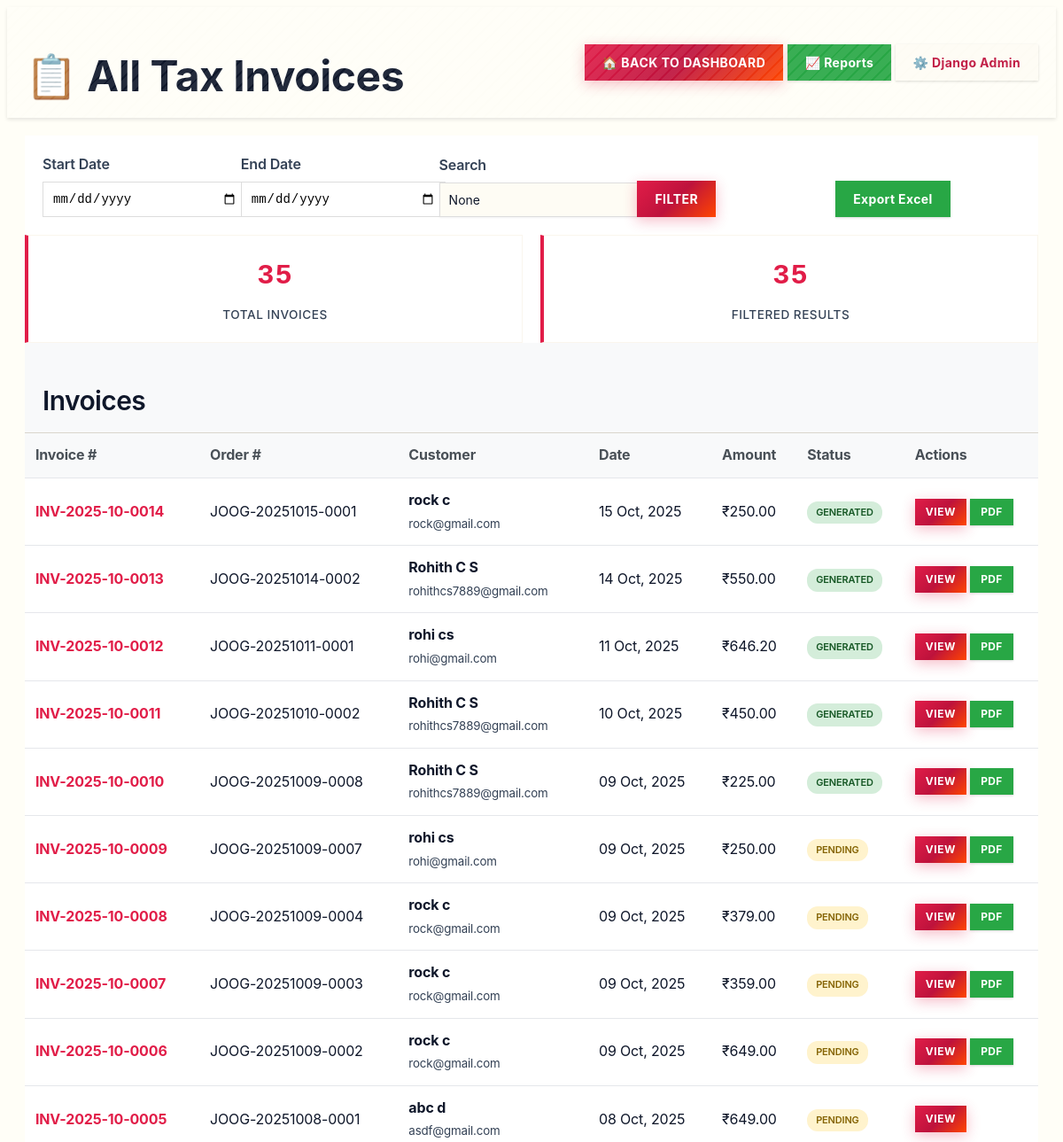
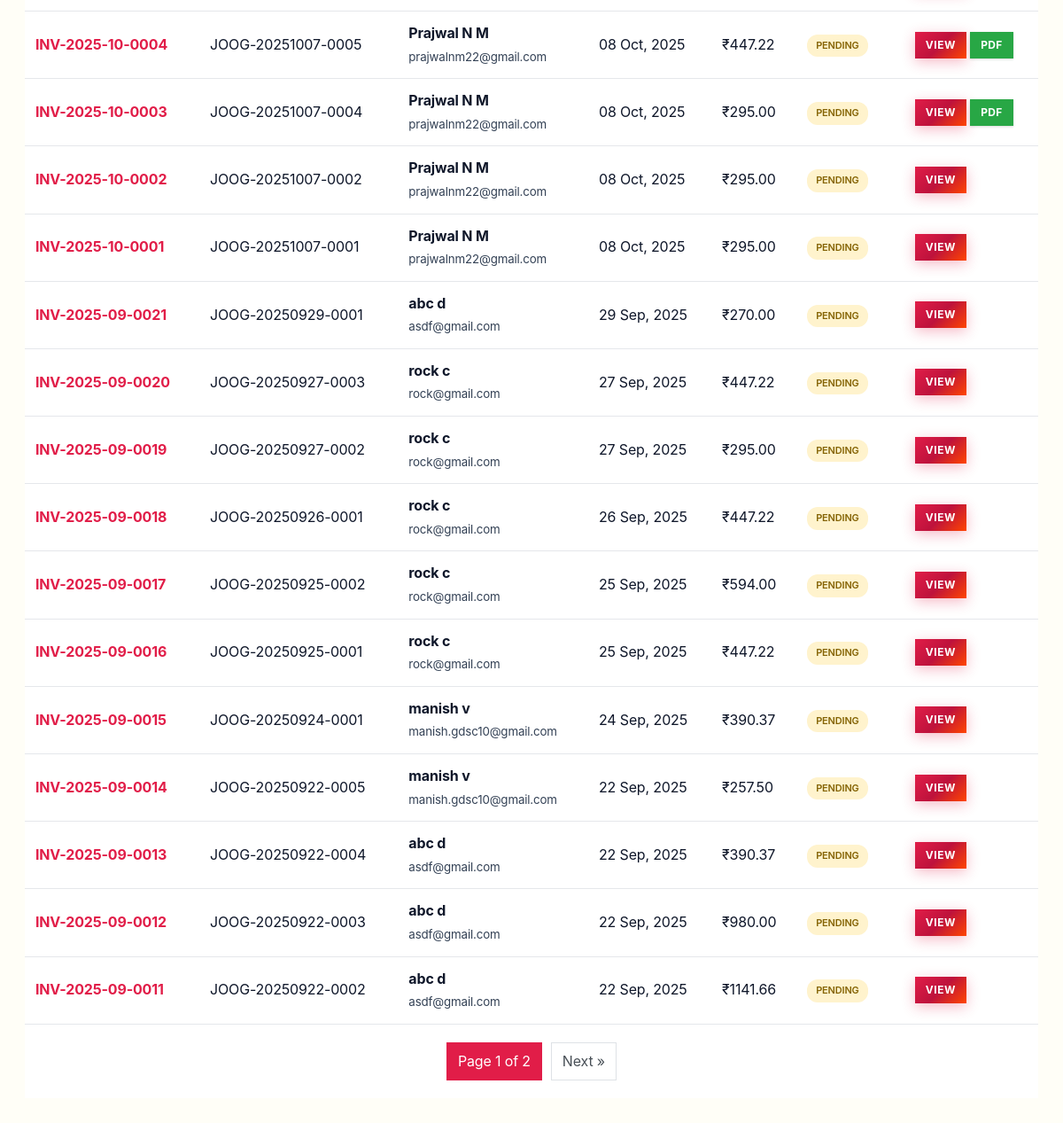
The page /invoices/admin/list/ (signed in) on the database its author committed (2 pictures, top to bottom).
### invoices/models.py (models this page shows, shortened)
class TaxInvoice(models.Model):
    invoice_number = models.CharField(max_length=50, unique=True)
    order = models.OneToOneField(Order, on_delete=models.CASCADE, related_name='tax_invoice')
    invoice_date = models.DateTimeField(auto_now_add=True)
    due_date = models.DateField(null=True, blank=True)
    company_name = models.CharField(max_length=200, default='JOOG')
    company_gstin = models.CharField(max_length=15, default='')
    company_address = models.TextField(default='Your Company Address\nCity, State - Postal Code')
    company_phone = models.CharField(max_length=20, blank=True)
    company_email = models.EmailField(blank=True)
    company_website = models.URLField(blank=True)
    customer_name = models.CharField(max_length=200)
    customer_email = models.EmailField()
    customer_phone = models.CharField(max_length=20, blank=True)
    shipping_address = models.TextField()
    shipping_city = models.CharField(max_length=100)
    shipping_state = models.CharField(max_length=100)
    shipping_postal_code = models.CharField(max_length=20)
    shipping_country = models.CharField(max_length=100)
    subtotal = models.DecimalField(max_digits=10, decimal_places=2, default=0)
    cgst_amount = models.DecimalField(max_digits=10, decimal_places=2, default=0)
    sgst_amount = models.DecimalField(max_digits=10, decimal_places=2, default=0)
    igst_amount = models.DecimalField(max_digits=10, decimal_places=2, default=0)
    total_tax = models.DecimalField(max_digits=10, decimal_places=2, default=0)
    discount_amount = models.DecimalField(max_digits=10, decimal_places=2, default=0)
    final_amount = models.DecimalField(max_digits=10, decimal_places=2, default=0)
    cgst_rate = models.DecimalField(max_digits=5, decimal_places=2, default=Decimal('2.50'))  # 2.5%
    sgst_rate = models.DecimalField(max_digits=5, decimal_places=2, default=Decimal('2.50'))  # 2.5%
    igst_rate = models.DecimalField(max_digits=5, decimal_places=2, default=Decimal('5.00'))  # 5%
    invoice_pdf = models.FileField(upload_to='invoices/', blank=True, null=True)
    is_generated = models.BooleanField(default=False)
    created_at = models.DateTimeField(auto_now_add=True)
    updated_at = models.DateTimeField(auto_now=True)
    class Meta:
        ordering = ['-created_at']

### orders/models.py (models this page shows, shortened)
class Order(models.Model):
    STATUS_CHOICES = [
        ('pending', 'Pending'),
        ('confirmed', 'Confirmed'),
        ('shipped', 'Shipped'),
        ('delivered', 'Delivered'),
        ('cancelled', 'Cancelled'),
    ]
    user = models.ForeignKey(User, on_delete=models.CASCADE, related_name='orders')
    order_number = models.CharField(max_length=25, unique=True)
    status = models.CharField(max_length=20, choices=STATUS_CHOICES, default='pending')
    total_amount = models.DecimalField(max_digits=10, decimal_places=2)
    discount_amount = models.DecimalField(max_digits=10, decimal_places=2, default=0)
    final_amount = models.DecimalField(max_digits=10, decimal_places=2)
    coupon = models.ForeignKey(Coupon, on_delete=models.SET_NULL, null=True, blank=True)
    selected_address = models.ForeignKey('accounts.Address', on_delete=models.SET_NULL, null=True, blank=True, related_name='orders')
    shipping_address = models.TextField()
    shipping_city = models.CharField(max_length=100)
    shipping_state = models.CharField(max_length=100, default='')
    shipping_postal_code = models.CharField(max_length=20)
    shipping_country = models.CharField(max_length=100)
    payment_method = models.CharField(max_length=50, default='phonepe')
    payment_status = models.CharField(max_length=20, default='pending')
    phonepe_merchant_txn_id = models.CharField(max_length=64, blank=True)
    phonepe_txn_id = models.CharField(max_length=128, blank=True)
    phonepe_meta = models.JSONField(null=True, blank=True)
    created_at = models.DateTimeField(auto_now_add=True)
    updated_at = models.DateTimeField(auto_now=True)
    confirmation_email_sent = models.BooleanField(default=False, help_text="Order confirmation email sent")
    confirmation_email_sent_at = models.DateTimeField(null=True, blank=True, help_text="When confirmation email was sent")
    confirmation_email_error = models.TextField(blank=True, help_text="Error message if confirmation email failed")
    invoice_email_sent = models.BooleanField(default=False, help_text="Invoice email sent")
    invoice_email_sent_at = models.DateTimeField(null=True, blank=True, help_text="When invoice email was sent")
    invoice_email_error = models.TextField(blank=True, help_text="Error message if invoice email failed")
    class Meta:
        ordering = ['-created_at']

### invoices/views.py (the view, shortened to what this page needs)
# urls.py: path('admin/list/', views.invoice_list, name='admin_invoice_list'),
@user_passes_test(is_staff_or_superuser)
def invoice_list(request):
    invoices = TaxInvoice.objects.all().select_related('order', 'order__user')
    start_date = request.GET.get('start_date')
    end_date = request.GET.get('end_date')
    if start_date:
        try:
            start_date = datetime.strptime(start_date, '%Y-%m-%d').date()
            invoices = invoices.filter(invoice_date__date__gte=start_date)
        except ValueError:
            messages.error(request, 'Invalid start date format')
    if end_date:
        try:
            end_date = datetime.strptime(end_date, '%Y-%m-%d').date()
            invoices = invoices.filter(invoice_date__date__lte=end_date)
        except ValueError:
            messages.error(request, 'Invalid end date format')
    search = request.GET.get('search')
    paginator = Paginator(invoices, 25)  # 25 invoices per page
    page_number = request.GET.get('page')
    page_obj = paginator.get_page(page_number)
    context = {
        'invoices': page_obj,
        'start_date': start_date,
        'end_date': end_date,
        'search': search,
        'total_count': invoices.count()
    }
    return render(request, 'invoices/invoice_list.html', context)

### invoices/views.py (called while the page is built)
def is_staff_or_superuser(user):
    return user.is_staff or user.is_superuser

### orders/context_processors.py (called while the page is built)
def cart_context(request):
    if request.user.is_authenticated:
        cart, created = Cart.objects.get_or_create(user=request.user)
        return {
            'user_cart': cart,
            'cart_total_items': cart.get_total_items(),
        }
    return {'user_cart': None, 'cart_total_items': 0}

### orders/models.py (called while the page is built)
    def get_total_items(self):
        return sum(item.quantity for item in self.items.all())

### products/context_processors.py (called while the page is built)
def categories(request):
    return {
        'all_categories': Category.objects.all()
    }

### invoices/templates/invoices/invoice_list.html (shortened to what this page needs)
{% load static %}
<!DOCTYPE html>
<html>
<head>
    <link href="{% static 'css/styles.css' %}" rel="stylesheet">
    <link href="{% static 'css/theme.css' %}" rel="stylesheet">
</head>
<body>
<div class="header brand-stripes">
        <div class="header-content">
            <h1>📋 All Tax Invoices</h1>
            <div class="nav-buttons">
                <a href="{% url 'invoices:admin_dashboard' %}" class="btn btn-primary">🏠 Back to Dashboard</a>
                <a href="{% url 'invoices:reports_dashboard' %}" class="btn btn-success">📈 Reports</a>
                <a href="{% url 'admin:index' %}" class="btn btn-secondary">⚙️ Django Admin</a>
            </div>
        </div>
    </div>
    <div class="container">
        <div class="filters">
            <form method="get">
                <div class="filters-row">
                    <div class="filter-group">
                        <label for="start_date">Start Date</label>
                        <input type="date" id="start_date" name="start_date" value="{{ start_date|date:'Y-m-d' }}">
                    </div>
                    <div class="filter-group">
                        <label for="end_date">End Date</label>
                        <input type="date" id="end_date" name="end_date" value="{{ end_date|date:'Y-m-d' }}">
                    </div>
                    <div class="filter-group">
                        <label for="search">Search</label>
                        <input type="text" id="search" name="search" placeholder="Invoice number, customer name..." value="{{ search }}">
                    </div>
                    <div class="filter-group">
                        <button type="submit" class="btn btn-primary">Filter</button>
                    </div>
                    <div class="filter-group">
                        <a href="{% url 'invoices:export_excel' %}{% if request.GET.urlencode %}?{{ request.GET.urlencode }}{% endif %}" class="btn btn-success">
                            Export Excel
                        </a>
                    </div>
                </div>
            </form>
        </div>
        <div class="stats">
            <div class="stats-grid">
                <div class="stat-card">
                    <div class="stat-number">{{ total_count }}</div>
                    <div class="stat-label">Total Invoices</div>
                </div>
                <div class="stat-card">
                    <div class="stat-number">{{ invoices.paginator.count }}</div>
                    <div class="stat-label">Filtered Results</div>
                </div>
            </div>
        </div>
        <div class="invoices-table">
            <div class="table-header">
                <h3>Invoices</h3>
            </div>
            {% if invoices %}
            <table>
                <thead>
                    <tr>
                        <th>Invoice #</th>
                        <th>Order #</th>
                        <th>Customer</th>
                        <th>Date</th>
                        <th>Amount</th>
                        <th>Status</th>
                        <th>Actions</th>
                    </tr>
                </thead>
                <tbody>
                    {% for invoice in invoices %}
                    <tr>
                        <td>
                            <span class="invoice-number">{{ invoice.invoice_number }}</span>
                        </td>
                        <td>{{ invoice.order.order_number }}</td>
                        <td>
                            <strong>{{ invoice.customer_name }}</strong><br>
                            <small>{{ invoice.customer_email }}</small>
                        </td>
                        <td>{{ invoice.invoice_date|date:"d M, Y" }}</td>
                        <td>₹{{ invoice.final_amount|floatformat:2 }}</td>
                        <td>
                            <span class="status {% if invoice.is_generated %}generated{% else %}pending{% endif %}">
                                {% if invoice.is_generated %}Generated{% else %}Pending{% endif %}
                            </span>
                        </td>
                        <td>
                            <div class="actions">
                                <a href="{% url 'invoices:admin_invoice_detail' invoice.id %}" class="btn btn-primary btn-sm">View</a>
                                {% if invoice.invoice_pdf %}
                                    <a href="{% url 'invoices:admin_invoice_pdf' invoice.id %}" class="btn btn-success btn-sm" target="_blank">PDF</a>
                                {% endif %}
                            </div>
                        </td>
                    </tr>
                    {% endfor %}
                </tbody>
            </table>
            {% if invoices.has_other_pages %}
            <div class="pagination">
                <span class="current">
                    Page {{ invoices.number }} of {{ invoices.paginator.num_pages }}
                </span>
                {% if invoices.has_next %}
                    <a href="?{% if request.GET.urlencode %}{{ request.GET.urlencode }}&{% endif %}page={{ invoices.next_page_number }}">Next &raquo;</a>
                {% endif %}
            </div>
            {% endif %}
            {% else %}
            <div class="no-invoices">
                <h3>No invoices found</h3>
                <p>Try adjusting your filters or create some invoices from orders.</p>
            </div>
            {% endif %}
        </div>
    </div>
</body>
</html>

### static/css/theme.css (style rules this page uses)
:root { --brand-red: var(--red-primary, #E53E3E); --brand-red-dark: var(--red-secondary, #C53030); --brand-red-accent: var(--red-accent, #F56565); --brand-ivory: var(--ivory, #FFFEF7); --brand-ivory-dark: var(--ivory-dark, #E2E1DD); --text-main: var(--text-primary, #1A202C); --text-muted: var(--text-secondary, #4A5568); --shadow-soft: var(--shadow-soft, 0 4px 12px rgba(0,0,0,0.08)); --radius-sm: var(--radius-sm, 4px); --radius-md: var(--radius-md, 8px); --radius-lg: var(--radius-lg, 12px); --gradient-hero: var(--gradient-hero, linear-gradient(135deg, #E53E3E 0%, #FF8C00 100%)); }
.brand-stripes { position: relative; overflow: hidden; }
.brand-stripes::after { content: ""; position: absolute; inset: 0; pointer-events: none; opacity: 0.08; background-image: repeating-linear-gradient( 135deg, #fff, #fff 8px, rgba(0,0,0,0.06) 8px, rgba(0,0,0,0.06) 10px ); }
.header { background: var(--gradient-hero); color: #fff; box-shadow: 0 2px 4px rgba(0,0,0,0.1); }
.header.brand-stripes { position: relative; }
.header .header-content { max-width: 1400px; margin: 0 auto; padding: 20px; display: flex; justify-content: space-between; align-items: center; }
.header h1 { font-weight: 700; letter-spacing: -0.01em; }
.container { max-width: 1400px; margin: 0 auto; padding: 20px; }
.btn { padding: 10px 20px; border: none; border-radius: var(--radius-sm); cursor: pointer; font-size: 14px; text-decoration: none; display: inline-block; text-align: center; transition: all 0.2s ease; }
.btn-primary { background: #fff; color: var(--brand-red); }
.btn-secondary { background: #6c757d; color: #fff; }
.btn-success { background: #28a745; color: #fff; }
.btn-sm { padding: 6px 12px; font-size: 12px; }
.stat-card, .action-card, .section-card, .report-card, .chart-card, .invoice-card, .invoice-info, .form-container, .filters, .stats, .invoices-table { background: #fff; border-radius: var(--radius-md); box-shadow: var(--shadow-soft); }
.dashboard-grid, .stats-grid, .action-grid, .reports-grid, .charts-section, .recent-section { display: grid; gap: 20px; }
.stats-grid { grid-template-columns: repeat(auto-fit, minmax(250px, 1fr)); }
.stat-card { border-left: 4px solid var(--brand-red); text-align: center; padding: 20px; }
.stat-number { color: var(--brand-red); font-weight: 800; font-size: 2rem; }
.stat-label { color: var(--text-muted); text-transform: uppercase; letter-spacing: 0.5px; font-size: 0.85rem; }
.section-header, .chart-header, .report-header, .table-header { background: #f8f9fa; padding: 16px 20px; border-bottom: 1px solid var(--brand-ivory-dark); }
.status, .status-badge { display: inline-block; padding: 4px 10px; border-radius: 12px; font-size: 11px; font-weight: 600; text-transform: uppercase; }
.status.generated, .status-badge.generated { background: #d4edda; color: #155724; }
.status.pending, .status-badge.pending { background: #fff3cd; color: #856404; }
.filters { padding: 20px; }
.filters-row { display: flex; gap: 15px; align-items: end; flex-wrap: wrap; }
.filter-group { flex: 1; min-width: 200px; }
.filter-group input, .filter-group select { width: 100%; padding: 10px; border: 1px solid #ddd; border-radius: var(--radius-sm); font-size: 14px; }
.filter-group label { display: block; margin-bottom: 6px; color: var(--text-muted); font-weight: 600; }
table { width: 100%; border-collapse: collapse; }
th, td { padding: 12px; text-align: left; border-bottom: 1px solid #e5e7eb; }
th { background: #f8f9fa; font-weight: 700; color: #495057; }
.invoice-number, .item-number { color: var(--brand-red); font-weight: 700; }
.pagination { display: flex; justify-content: center; gap: 10px; padding: 20px; }
.pagination a, .pagination span { padding: 8px 12px; border: 1px solid #dee2e6; color: #495057; border-radius: var(--radius-sm); background: #fff; text-decoration: none; }
.pagination .current { background: var(--brand-red); color: #fff; border-color: var(--brand-red); }

### rows shown on the page
TaxInvoice: invoice_number "INV-2025-10-0014", order.order_number "JOOG-20251015-0001", customer_name "rock c", customer_email "rock@gmail.com", invoice_date "15 Oct, 2025", final_amount "250.00", is_generated "GENERATED", shows "PDF"
TaxInvoice: invoice_number "INV-2025-10-0013", order.order_number "JOOG-20251014-0002", customer_name "Rohith C S", customer_email "rohithcs7889@gmail.com", invoice_date "14 Oct, 2025", final_amount "550.00", is_generated "GENERATED", shows "PDF"
TaxInvoice: invoice_number "INV-2025-10-0012", order.order_number "JOOG-20251011-0001", customer_name "rohi cs", customer_email "rohi@gmail.com", invoice_date "11 Oct, 2025", final_amount "646.20", is_generated "GENERATED", shows "PDF"
TaxInvoice: invoice_number "INV-2025-10-0011", order.order_number "JOOG-20251010-0002", customer_name "Rohith C S", customer_email "rohithcs7889@gmail.com", invoice_date "10 Oct, 2025", final_amount "450.00", is_generated "GENERATED", shows "PDF"
TaxInvoice: invoice_number "INV-2025-10-0010", order.order_number "JOOG-20251009-0008", customer_name "Rohith C S", customer_email "rohithcs7889@gmail.com", invoice_date "09 Oct, 2025", final_amount "225.00", is_generated "GENERATED", shows "PDF"
TaxInvoice: invoice_number "INV-2025-10-0009", order.order_number "JOOG-20251009-0007", customer_name "rohi cs", customer_email "rohi@gmail.com", invoice_date "09 Oct, 2025", final_amount "250.00", is_generated "PENDING", shows "PDF"
TaxInvoice: invoice_number "INV-2025-10-0008", order.order_number "JOOG-20251009-0004", customer_name "rock c", customer_email "rock@gmail.com", invoice_date "09 Oct, 2025", final_amount "379.00", is_generated "PENDING", shows "PDF"
TaxInvoice: invoice_number "INV-2025-10-0007", order.order_number "JOOG-20251009-0003", customer_name "rock c", customer_email "rock@gmail.com", invoice_date "09 Oct, 2025", final_amount "359.00", is_generated "PENDING", shows "PDF"
TaxInvoice: invoice_number "INV-2025-10-0006", order.order_number "JOOG-20251009-0002", customer_name "rock c", customer_email "rock@gmail.com", invoice_date "09 Oct, 2025", final_amount "649.00", is_generated "PENDING", shows "PDF"
TaxInvoice: invoice_number "INV-2025-10-0005", order.order_number "JOOG-20251008-0001", customer_name "abc d", customer_email "asdf@gmail.com", invoice_date "08 Oct, 2025", final_amount "649.00", is_generated "PENDING"
TaxInvoice: invoice_number "INV-2025-10-0004", order.order_number "JOOG-20251007-0005", customer_name "Prajwal N M", customer_email "prajwalnm22@gmail.com", invoice_date "08 Oct, 2025", final_amount "447.22", is_generated "PENDING", shows "PDF"
TaxInvoice: invoice_number "INV-2025-10-0003", order.order_number "JOOG-20251007-0004", customer_name "Prajwal N M", customer_email "prajwalnm22@gmail.com", invoice_date "08 Oct, 2025", final_amount "295.00", is_generated "PENDING", shows "PDF"
TaxInvoice: invoice_number "INV-2025-10-0002", order.order_number "JOOG-20251007-0002", customer_name "Prajwal N M", customer_email "prajwalnm22@gmail.com", invoice_date "08 Oct, 2025", final_amount "295.00", is_generated "PENDING"
TaxInvoice: invoice_number "INV-2025-10-0001", order.order_number "JOOG-20251007-0001", customer_name "Prajwal N M", customer_email "prajwalnm22@gmail.com", invoice_date "08 Oct, 2025", final_amount "295.00", is_generated "PENDING"
TaxInvoice: invoice_number "INV-2025-09-0021", order.order_number "JOOG-20250929-0001", customer_name "abc d", customer_email "asdf@gmail.com", invoice_date "29 Sep, 2025", final_amount "270.00", is_generated "PENDING"
TaxInvoice: invoice_number "INV-2025-09-0020", order.order_number "JOOG-20250927-0003", customer_name "rock c", customer_email "rock@gmail.com", invoice_date "27 Sep, 2025", final_amount "447.22", is_generated "PENDING"
TaxInvoice: invoice_number "INV-2025-09-0019", order.order_number "JOOG-20250927-0002", customer_name "rock c", customer_email "rock@gmail.com", invoice_date "27 Sep, 2025", final_amount "295.00", is_generated "PENDING"
TaxInvoice: invoice_number "INV-2025-09-0018", order.order_number "JOOG-20250926-0001", customer_name "rock c", customer_email "rock@gmail.com", invoice_date "26 Sep, 2025", final_amount "447.22", is_generated "PENDING"
TaxInvoice: invoice_number "INV-2025-09-0017", order.order_number "JOOG-20250925-0002", customer_name "rock c", customer_email "rock@gmail.com", invoice_date "25 Sep, 2025", final_amount "594.00", is_generated "PENDING"
TaxInvoice: invoice_number "INV-2025-09-0016", order.order_number "JOOG-20250925-0001", customer_name "rock c", customer_email "rock@gmail.com", invoice_date "25 Sep, 2025", final_amount "447.22", is_generated "PENDING"
TaxInvoice: invoice_number "INV-2025-09-0015", order.order_number "JOOG-20250924-0001", customer_name "manish v", customer_email "manish.gdsc10@gmail.com", invoice_date "24 Sep, 2025", final_amount "390.37", is_generated "PENDING"
TaxInvoice: invoice_number "INV-2025-09-0014", order.order_number "JOOG-20250922-0005", customer_name "manish v", customer_email "manish.gdsc10@gmail.com", invoice_date "22 Sep, 2025", final_amount "257.50", is_generated "PENDING"
TaxInvoice: invoice_number "INV-2025-09-0013", order.order_number "JOOG-20250922-0004", customer_name "abc d", customer_email "asdf@gmail.com", invoice_date "22 Sep, 2025", final_amount "390.37", is_generated "PENDING"
TaxInvoice: invoice_number "INV-2025-09-0012", order.order_number "JOOG-20250922-0003", customer_name "abc d", customer_email "asdf@gmail.com", invoice_date "22 Sep, 2025", final_amount "980.00", is_generated "PENDING"
TaxInvoice: invoice_number "INV-2025-09-0011", order.order_number "JOOG-20250922-0002", customer_name "abc d", customer_email "asdf@gmail.com", invoice_date "22 Sep, 2025", final_amount "1141.66", is_generated "PENDING"

### other values the page prints
{{ total_count }} "35"
{{ invoices.paginator.count }} "35"
{{ invoices.number }} "1"
{{ invoices.paginator.num_pages }} "2"
